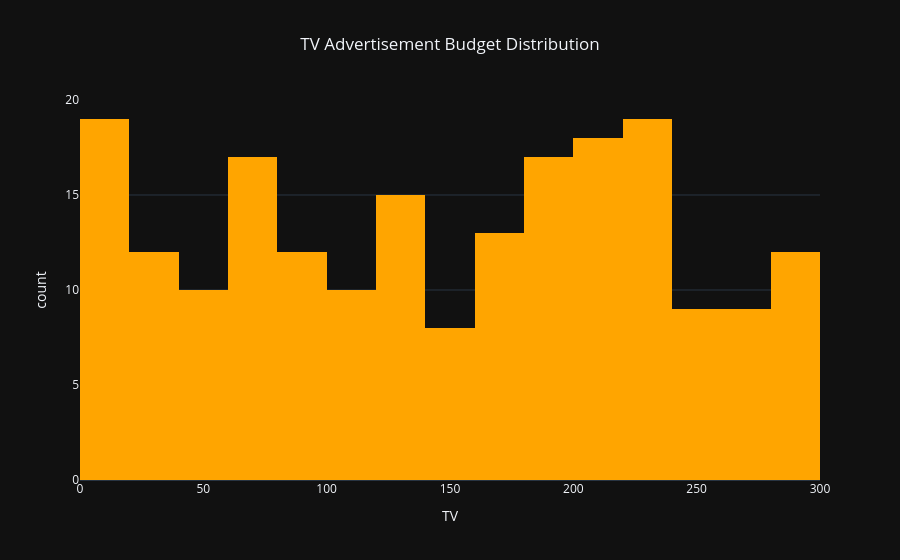

This figure's notebook cell:
### Markdown cell above
##  Sales Distribution Insight

The histogram shows how sales values are distributed across all observations.

If the distribution appears approximately normal, regression models are generally suitable for prediction.

A balanced distribution also indicates that the dataset is not heavily skewed.

### Code cell
## TV Advertising Distribution
fig = px.histogram(
    df,
    x="TV",
    nbins=25,
    title="TV Advertisement Budget Distribution",
    color_discrete_sequence=["orange"]
)

fig.update_layout(
    template="plotly_dark",
    title_x=0.5
)

fig.show()

### Figure 1 — Plotly figure (JSON) as saved in the notebook; plotly's stock layout.template omitted (floating-point values rounded to 4 significant figures; data arrays with more than 128 entries replaced by an {"elided": "..."} marker saying what was removed)
{"data": [{"bingroup": "x", "hovertemplate": "TV=%{x}<br>count=%{y}<extra></extra>", "legendgroup": "", "marker": {"color": "orange", "pattern": {"shape": ""}}, "name": "", "nbinsx": 25, "orientation": "v", "showlegend": false, "type": "histogram", "x": {"elided": "200 float values"}, "xaxis": "x", "yaxis": "y"}], "layout": {"barmode": "relative", "legend": {"tracegroupgap": 0}, "title": {"text": "TV Advertisement Budget Distribution", "x": 0.5}, "xaxis": {"anchor": "y", "domain": [0, 1], "title": {"text": "TV"}}, "yaxis": {"anchor": "x", "domain": [0, 1], "title": {"text": "count"}}}}
